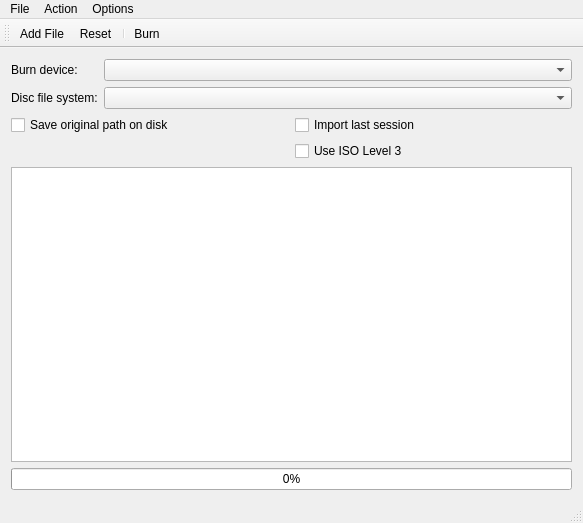
<?xml version="1.0" encoding="UTF-8"?>
<ui version="4.0">
 <class>MainWindow</class>
 <widget class="QMainWindow" name="MainWindow">
  <property name="geometry">
   <rect>
    <x>0</x>
    <y>0</y>
    <width>583</width>
    <height>523</height>
   </rect>
  </property>
  <property name="windowTitle">
   <string>MainWindow</string>
  </property>
  <property name="windowIcon">
   <iconset resource="IsoSDKDataSample.qrc">
    <normaloff>:/new/prefix1/images/isosdk.ico</normaloff>:/new/prefix1/images/isosdk.ico</iconset>
  </property>
  <widget class="QWidget" name="centralWidget">
   <layout class="QVBoxLayout" name="verticalLayout_2">
    <item>
     <layout class="QGridLayout" name="gridLayout_2" columnstretch="0,1">
      <item row="0" column="0">
       <widget class="QLabel" name="label">
        <property name="text">
         <string>Burn device: </string>
        </property>
       </widget>
      </item>
      <item row="0" column="1">
       <widget class="QComboBox" name="cbBurnDrive"/>
      </item>
      <item row="1" column="0">
       <widget class="QLabel" name="label_2">
        <property name="text">
         <string>Disc file system:</string>
        </property>
       </widget>
      </item>
      <item row="1" column="1">
       <widget class="QComboBox" name="cbProject"/>
      </item>
     </layout>
    </item>
    <item>
     <layout class="QGridLayout" name="gridLayout">
      <item row="0" column="1">
       <widget class="QCheckBox" name="chkImportLastSession">
        <property name="text">
         <string>Import last session</string>
        </property>
       </widget>
      </item>
      <item row="0" column="0">
       <widget class="QCheckBox" name="chkUsePath">
        <property name="text">
         <string>Save original path on disk</string>
        </property>
       </widget>
      </item>
      <item row="1" column="1">
       <widget class="QCheckBox" name="chkISOLevel3">
        <property name="text">
         <string>Use ISO Level 3</string>
        </property>
       </widget>
      </item>
     </layout>
    </item>
    <item>
     <widget class="QListWidget" name="listWidget">
      <property name="sizePolicy">
       <sizepolicy hsizetype="Preferred" vsizetype="Preferred">
        <horstretch>0</horstretch>
        <verstretch>0</verstretch>
       </sizepolicy>
      </property>
     </widget>
    </item>
    <item>
     <widget class="QProgressBar" name="totalProgress">
      <property name="value">
       <number>0</number>
      </property>
      <property name="alignment">
       <set>Qt::AlignCenter</set>
      </property>
     </widget>
    </item>
   </layout>
  </widget>
  <widget class="QMenuBar" name="menuBar">
   <property name="geometry">
    <rect>
     <x>0</x>
     <y>0</y>
     <width>583</width>
     <height>21</height>
    </rect>
   </property>
   <widget class="QMenu" name="menuIngo">
    <property name="title">
     <string>File</string>
    </property>
    <addaction name="actionNew"/>
    <addaction name="actionAdd_Folder_2"/>
    <addaction name="actionReset"/>
   </widget>
   <widget class="QMenu" name="menuAction">
    <property name="title">
     <string>Action</string>
    </property>
    <addaction name="actionBurn"/>
   </widget>
   <widget class="QMenu" name="menuOptions">
    <property name="title">
     <string>Options</string>
    </property>
    <addaction name="actionEject_Disk_after_burn"/>
    <addaction name="actionUser_Buffer_Protection"/>
    <addaction name="actionEraseRW_before_burn"/>
   </widget>
   <addaction name="menuIngo"/>
   <addaction name="menuAction"/>
   <addaction name="menuOptions"/>
  </widget>
  <widget class="QToolBar" name="mainToolBar">
   <attribute name="toolBarArea">
    <enum>TopToolBarArea</enum>
   </attribute>
   <attribute name="toolBarBreak">
    <bool>false</bool>
   </attribute>
   <addaction name="actionNew"/>
   <addaction name="actionReset"/>
   <addaction name="separator"/>
   <addaction name="actionBurn"/>
  </widget>
  <widget class="QStatusBar" name="statusBar"/>
  <action name="actionNew">
   <property name="icon">
    <iconset resource="IsoSDKDataSample.qrc">
     <normaloff>:/new/prefix1/images/fileadd.png</normaloff>:/new/prefix1/images/fileadd.png</iconset>
   </property>
   <property name="text">
    <string>Add File</string>
   </property>
  </action>
  <action name="actionReset">
   <property name="icon">
    <iconset resource="IsoSDKDataSample.qrc">
     <normaloff>:/new/prefix1/images/deleteall.png</normaloff>:/new/prefix1/images/deleteall.png</iconset>
   </property>
   <property name="text">
    <string>Reset</string>
   </property>
  </action>
  <action name="actionBurn">
   <property name="icon">
    <iconset resource="IsoSDKDataSample.qrc">
     <normaloff>:/new/prefix1/images/burn_32.png</normaloff>:/new/prefix1/images/burn_32.png</iconset>
   </property>
   <property name="text">
    <string>Burn</string>
   </property>
  </action>
  <action name="actionEject_Disk_after_burn">
   <property name="checkable">
    <bool>true</bool>
   </property>
   <property name="text">
    <string>Eject Disk after burn</string>
   </property>
  </action>
  <action name="actionUser_Buffer_Protection">
   <property name="checkable">
    <bool>true</bool>
   </property>
   <property name="text">
    <string>User Buffer  Protection</string>
   </property>
  </action>
  <action name="actionEraseRW_before_burn">
   <property name="checkable">
    <bool>true</bool>
   </property>
   <property name="text">
    <string>EraseRW before burn</string>
   </property>
  </action>
  <action name="actionAdd_Folder">
   <property name="text">
    <string>Add Folder</string>
   </property>
  </action>
  <action name="actionAdd_Folder_2">
   <property name="icon">
    <iconset resource="IsoSDKDataSample.qrc">
     <normaloff>:/new/prefix1/images/folder_add32.png</normaloff>:/new/prefix1/images/folder_add32.png</iconset>
   </property>
   <property name="text">
    <string>Add Folder</string>
   </property>
  </action>
 </widget>
 <layoutdefault spacing="6" margin="11"/>
 <resources>
  <include location="IsoSDKDataSample.qrc"/>
 </resources>
 <connections/>
</ui>
